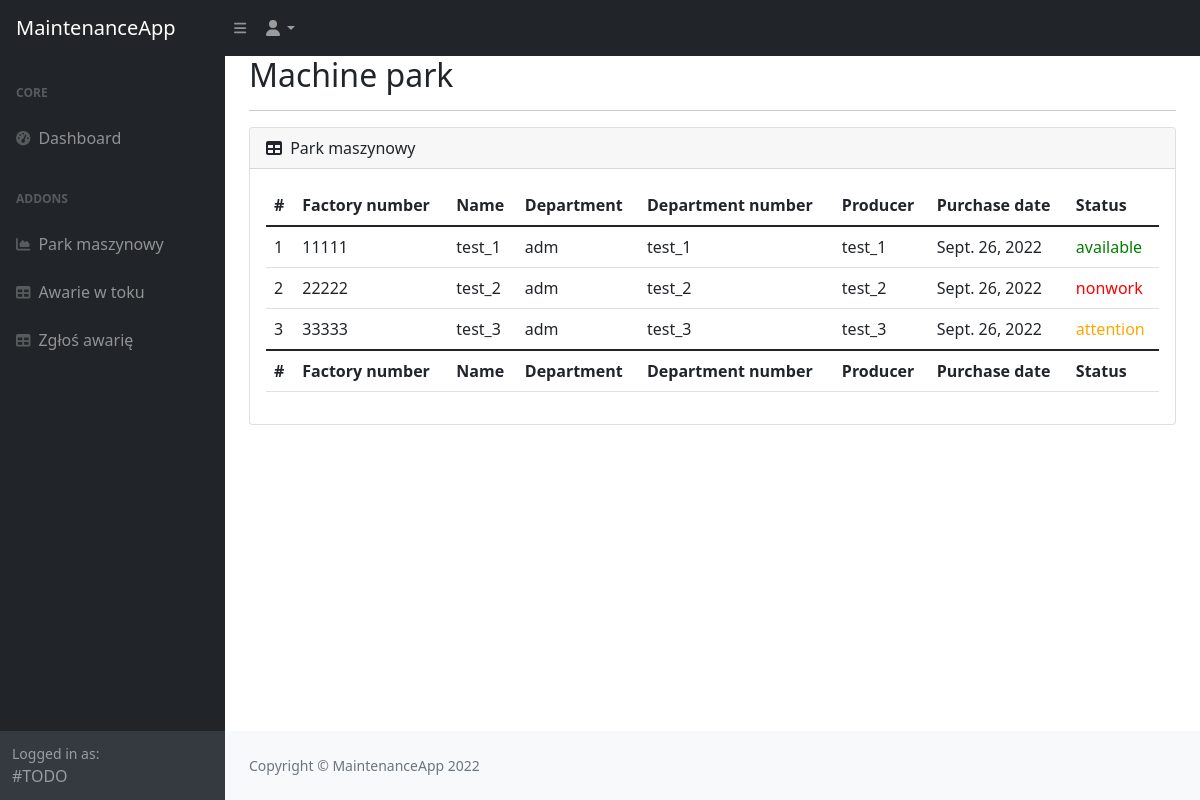
The page / on the database its author committed.
### machines/models.py (models this page shows, shortened)
class Machine(models.Model):
    STATUS = (
        ("available", "working fine"),
        ("nonwork", "not working"),
        ("attention", "need some repairs but working"),
    )
    factory_number = models.CharField(max_length=100)
    machine_group = models.ForeignKey(MachineGroup, on_delete=models.CASCADE, default=0)
    name = models.CharField(max_length=100)
    number = models.CharField(max_length=100)
    producer = models.CharField(max_length=100)
    purchase_data = models.DateField()
    department = models.ForeignKey(Department, on_delete=models.CASCADE)
    machine_status = models.CharField(
        max_length=32, choices=STATUS, default="available"
    )

### departments/models.py (models this page shows)
class Department(models.Model):
    name = models.CharField(max_length=32)

### machines/views.py (the view)
# urls.py: path("", machines_comparison, name="machines_comparison"),
def machines_comparison(request):
    machines = Machine.objects.all()
    context = {"machines": machines}
    return render(request, "machines/machines_comparison.html", context)

### machines/templates/machines/machines_comparison.html
{% extends 'maintenance/base.html' %}
{% block content %}
<h2>Machine park</h2>
<hr>
<div class="card mb-4">
    <div class="card-header">
        <i class="fas fa-table me-1"></i>
        Park maszynowy
    </div>
    <div class="card-body">
        <table class="table">
            <thead>
                <tr>
                    <th>#</th>
                    <th>Factory number</th>
                    <th>Name</th>
                    <th>Department</th>
                    <th>Department number</th>
                    <th>Producer</th>
                    <th>Purchase date</th>
                    <th>Status</th>
                </tr>
            </thead>
            <tfoot>
                <tr>
                    <th>#</th>
                    <th>Factory number</th>
                    <th>Name</th>
                    <th>Department</th>
                    <th>Department number</th>
                    <th>Producer</th>
                    <th>Purchase date</th>
                    <th>Status</th>
                </tr>
            </tfoot>
            <tbody>
            {% for machine in machines %}
                <tr>
                    <td>{{ machine.pk }}</td>
                    <td>{{ machine.factory_number }}</td>
                    <td>{{ machine.name }}</td>
                    <td>{{ machine.department.name }}</td>
                    <td>{{ machine.number }}</td>
                    <td>{{ machine.producer }}</td>
                    <td>{{ machine.purchase_data }}</td>
                    <td><p class="machine-{{ machine.machine_status }}">{{ machine.machine_status }}</p></td>
                </tr>
            {% endfor %}
            </tbody>
        </table>
    </div>
</div>
{% endblock %}

### rows shown on the page
Machine: pk "1", factory_number "11111", name "test_1", department.name "adm", number "test_1", producer "test_1", purchase_data "Sept. 26, 2022", machine_status "available"
Machine: pk "2", factory_number "22222", name "test_2", department.name "adm", number "test_2", producer "test_2", purchase_data "Sept. 26, 2022", machine_status "nonwork"
Machine: pk "3", factory_number "33333", name "test_3", department.name "adm", number "test_3", producer "test_3", purchase_data "Sept. 26, 2022", machine_status "attention"
